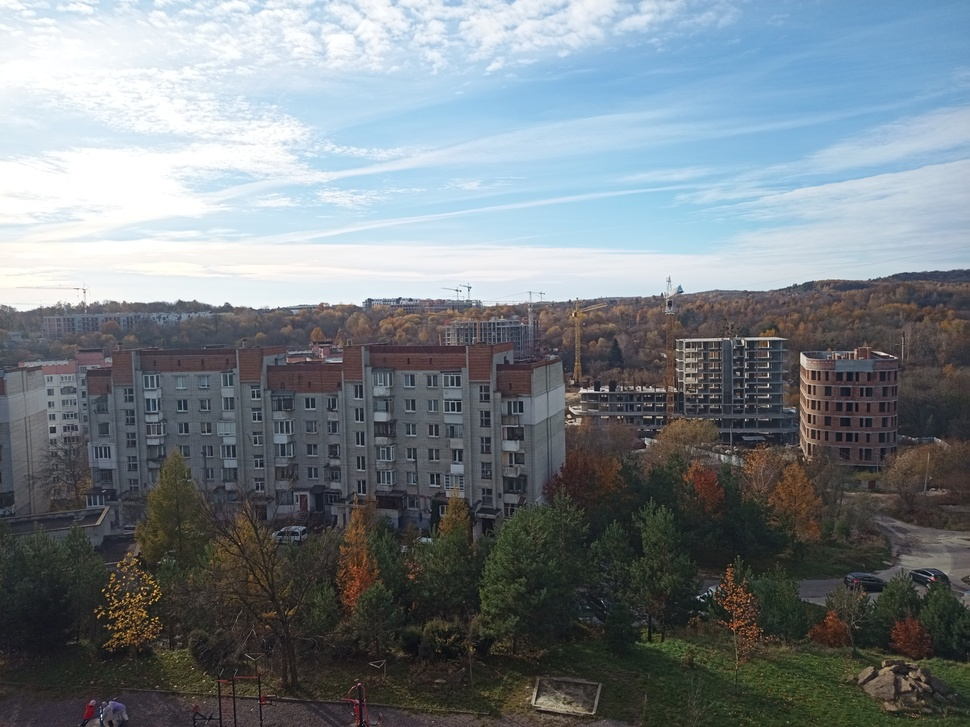
#> input picture CameraCalibration/TestImag1.jpg, 970 x 727 px, shrunk from 4000 x 3000 before the run; its folder holds only this picture in this run
$ python UndistortionImageUsinCalibrationData.py
#> lines starting #> are read from the running program, lines starting #| are printed output that depends on the picture
import cv2
import numpy as np
import glob

# Load calibration data
calibration = np.load("camera_calibration.npz")
#> (reads camera_calibration.npz from the repository)
cameraMatrix = calibration["cameraMatrix"]
distCoeffs = calibration["distCoeffs"]

# Load images
images = glob.glob('CameraCalibration/TestImag*.jpg')

for fname in images:
    img = cv2.imread(fname)
#> img is the input picture: shape (727, 970, 3); mean B, G, R 131.8, 126.1, 117.8
    h, w = img.shape[:2]
#> h = 727; w = 970

    # Refine camera matrix
    newCameraMatrix, roi = cv2.getOptimalNewCameraMatrix(cameraMatrix, distCoeffs, (w, h), 1, (w, h))
#> roi = (68, 72, 896, 641)

    # Undistort image
    dst = cv2.undistort(img, cameraMatrix, distCoeffs, None, newCameraMatrix)
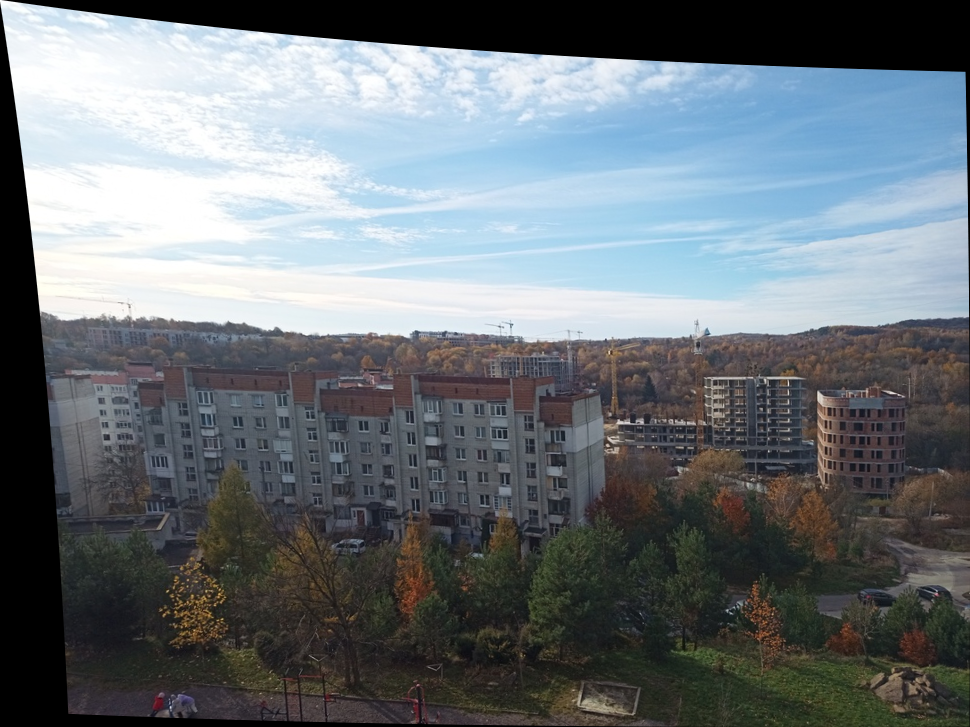
#> dst: shape (727, 970, 3); mean B, G, R 120.8, 115.6, 108.2

    # Crop and show result
    x, y, w, h = roi
#> x = 68; y = 72; w = 896; h = 641
    img = img[y:y+h, x:x+w]
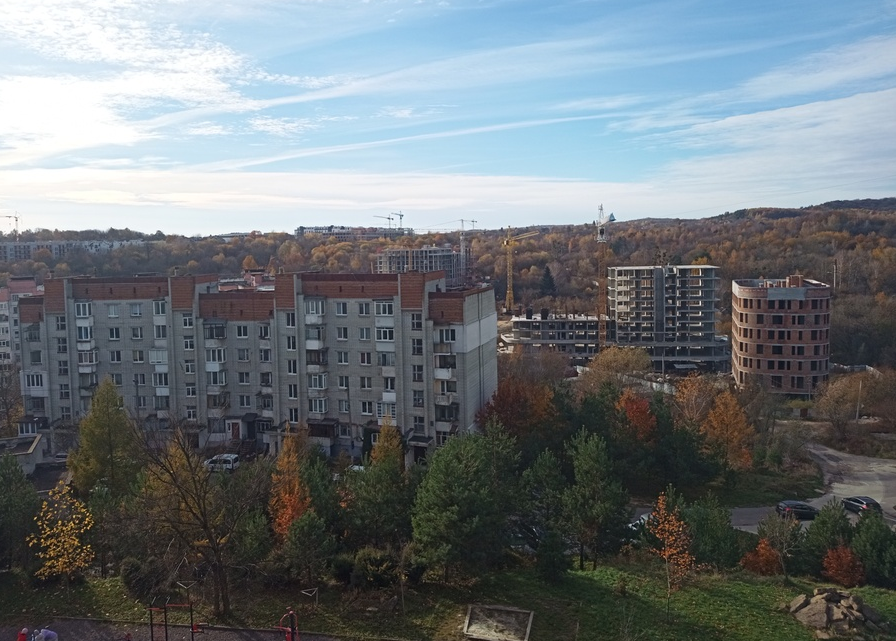
#> img: shape (641, 896, 3); mean B, G, R 121.4, 117.2, 110.2
    dst = dst[y:y+h, x:x+w]
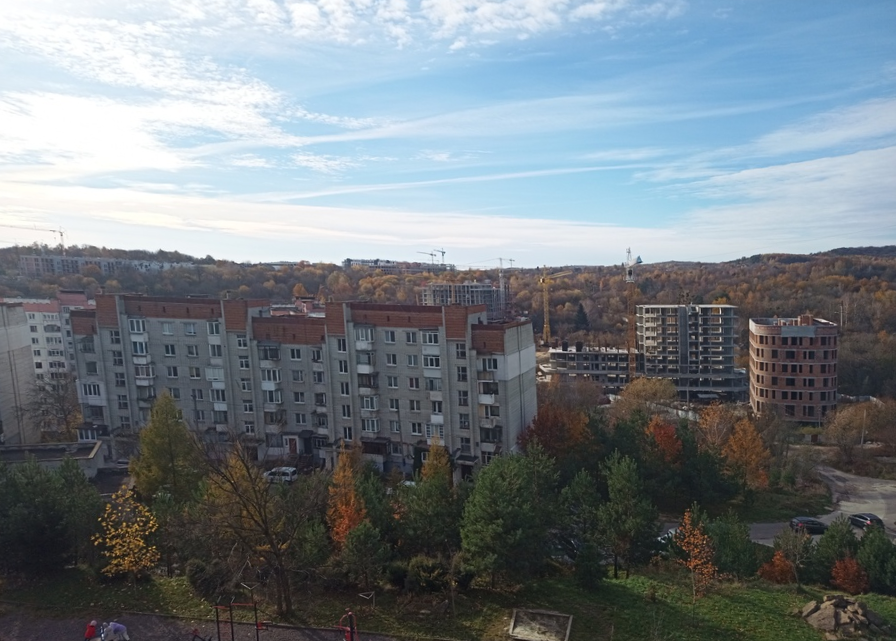
#> dst: shape (641, 896, 3); mean B, G, R 131.3, 125.3, 116.9

    diff = cv2.absdiff(img, dst)
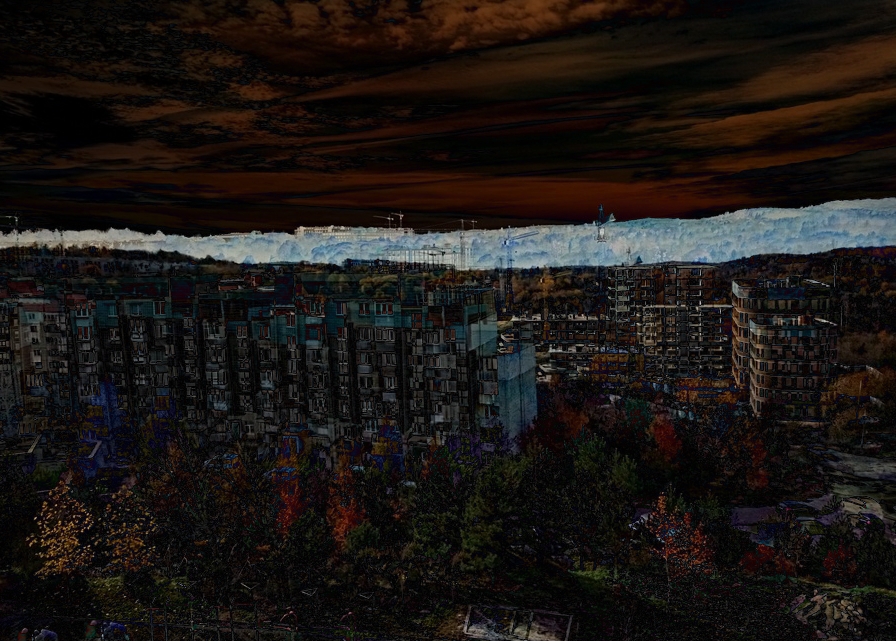
#> diff: shape (641, 896, 3); mean B, G, R 21.1, 23.6, 27.7
    cv2.imwrite(str(fname)+'-diff.jpg', diff)
